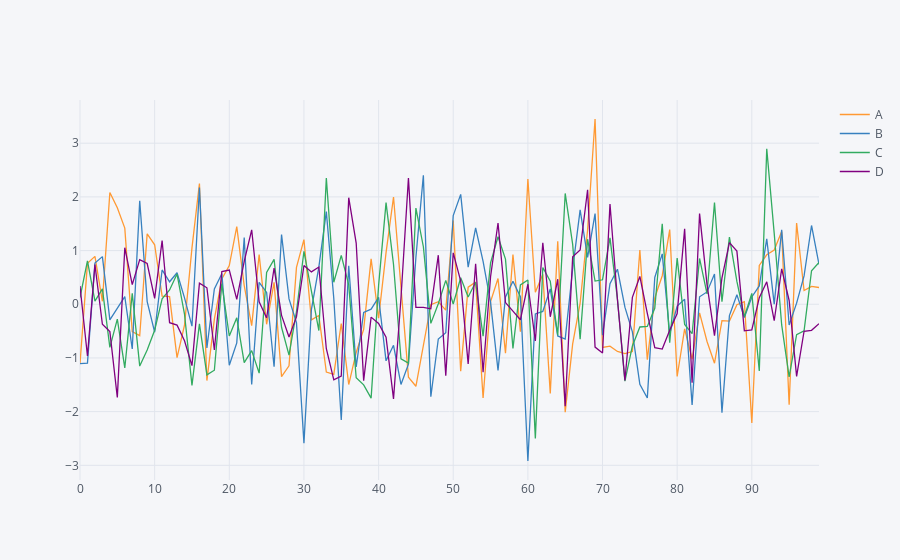

The notebook cell saved with this chart:
### Code cell
# Changing it to iplot interactive image which I can zoom and interact with it. 
df.iplot()
